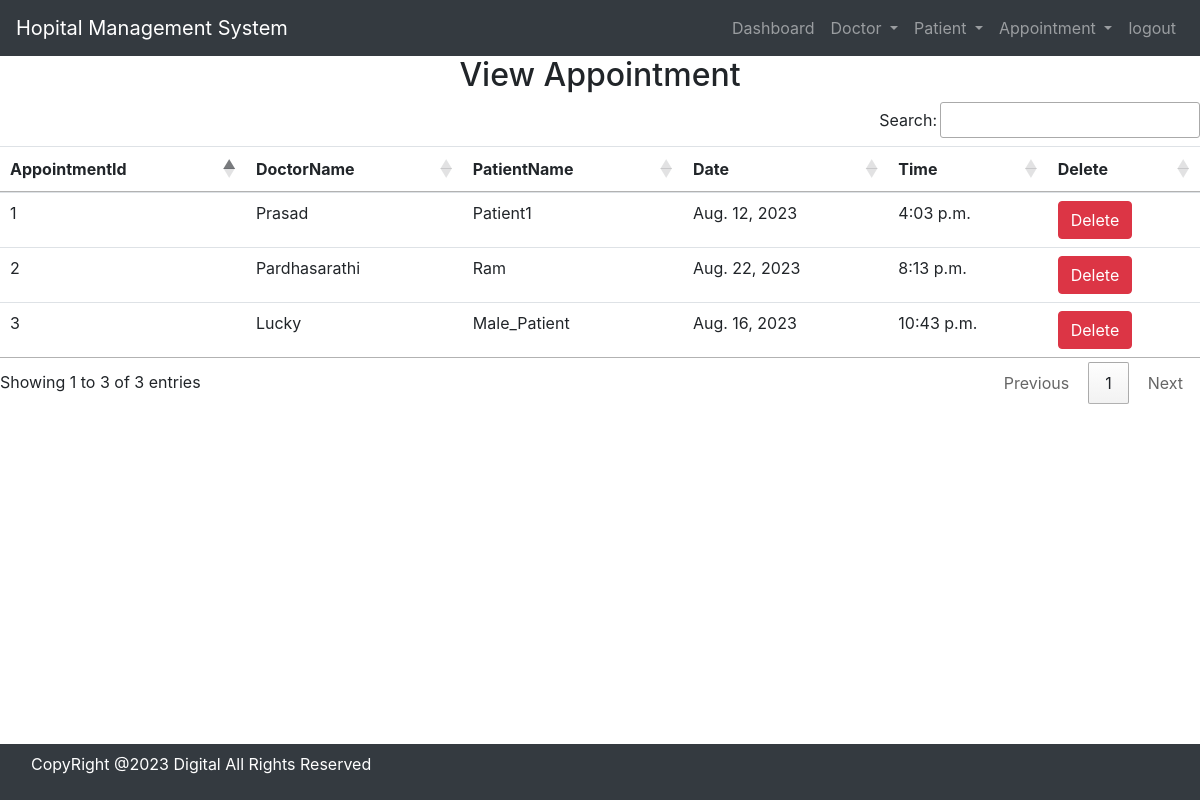
The page /view_appointment/ (signed in) on the database its author committed.
### hospital/models.py (models this page shows, shortened)
class Appointment(models.Model):
    Doctor = models.ForeignKey(Doctor, on_delete=models.CASCADE)
    Patient = models.ForeignKey(Patient, on_delete=models.CASCADE)
    date = models.DateField()
    time = models.TimeField()

class Doctor(models.Model):
    Name = models.CharField(max_length=50)
    mobile = models.IntegerField()
    specialist = models.CharField(max_length=50)
    def __str__(self):
        return self.Name

class Patient(models.Model):
    name = models.CharField(max_length=50)                       #Model is super class and employee is subclass
    gender = models.CharField(max_length=10)
    mobile = models.IntegerField(null=True)
    address = models.TextField()
    def __str__(self):
        return self.name

### hospital/views.py (the view)
# urls.py: path('view_appointment/', View_Appointment, name='view_appointment'),
def View_Appointment(request):
	if not request.user.is_staff:
		return redirect('login')
	doc = Appointment.objects.all()
	d = {'doc':doc}
	return render(request,'view_appointment.html',d)

### hospital/templates/view_appointment.html
{% include 'base.html' %}
{% include 'navigation.html' %}
{% block content %}
<div>
    <h2 class="text-center">View Appointment</h2>
    <table id="example" class="table table-hover">
        <thead>
            <tr>
                <th>AppointmentId</th>
                <th>DoctorName</th>
                <th>PatientName</th>
                <th>Date</th>
                <th>Time</th>
                <th>Delete</th>
            </tr>
        </thead>
        <tbody>
            {% for i in doc %}
            <tr>
                <td>{{i.id}}</td>
                <td>{{i.Doctor}}</td>
                <td>{{i.Patient}}</td>
                <td>{{i.date}}</td>
                <td>{{i.time}}</td>
                <td><a href="{% url 'delete_appointment' i.id %}" onclick="return confirm('Are you sure you want to delete?')" class="btn btn-danger">Delete</a>
                </td>
            </tr>
            {% endfor %}
        </tbody>
    </table>
</div>
{% endblock content %}
{% include 'foot.html' %}

### hospital/templates/base.html (shortened to what this page needs)
{% load static %}
<!DOCTYPE html>
<html lang="en">
<head>
    <link rel="stylesheet" href="https://cdn.jsdelivr.net/npm/bootstrap@4.6.2/dist/css/bootstrap.min.css">
    <link rel="stylesheet" href="https://use.fontawesome.com/releases/v5.7.0/css/all.css">
    <link rel="stylesheet" type="text/css" href="{% static 'css/mystyle.css' %}">
    <link rel="stylesheet" href="https://cdn.datatables.net/1.13.6/css/jquery.dataTables.min.css">
    <link rel="stylesheet" href="https://cdn.datatables.net/buttons/2.4.1/css/buttons.dataTables.min.css">
</head>
<body>
</body>
</html>

### hospital/templates/navigation.html (shortened to what this page needs)
<nav class="navbar navbar-expand-lg navbar-dark bg-dark">
  <a class="navbar-brand" href="{% url 'home' %}">Hopital Management System</a>
  <div class="collapse navbar-collapse" id="navbarSupportedContent">
    <ul class="navbar-nav ml-auto">
      {% if request.user.is_staff %}
      <li class="nav-item">
        <a class="nav-link" href="{% url 'dashboard' %}">Dashboard <span class="sr-only">(current)</span></a>
      </li>
      <li class="nav-item dropdown">
        <a class="nav-link dropdown-toggle" href="#" id="navbarDropdown" role="button" data-toggle="dropdown"
          aria-haspopup="true" aria-expanded="false">
          Doctor
        </a>
        </li>
        <li class="nav-item dropdown">
          <a class="nav-link dropdown-toggle" href="#" id="navbarDropdown" role="button" data-toggle="dropdown"
            aria-haspopup="true" aria-expanded="false">
            Patient
          </a>
          </li>
          <li class="nav-item dropdown">
            <a class="nav-link dropdown-toggle" href="#" id="navbarDropdown" role="button" data-toggle="dropdown"
              aria-haspopup="true" aria-expanded="false">
              Appointment
            </a>
            </li>
          <li class="nav-item">
            <a class="nav-link" href="{% url 'logout_admin' %}">logout</a>
          </li>
        {% endif %}
        </div>
</nav>

### hospital/templates/foot.html (shortened to what this page needs)
<nav class="navbar navbar-expand-sm bg-dark navbar-dark fixed-bottom">
<div class="footer-bottom">
    <div class="container">
        <div class="row">
            <div class="col-sm-12 text-center">
                <div class="copyright-text">
                    <p class="text-white">CopyRight @2023 Digital All Rights Reserved</p>
                </div>
            </div>
        </div>
    </div>
</div>
</nav>

### rows shown on the page
Appointment: id "1", Doctor "Prasad", Patient "Patient1", date "Aug. 12, 2023", time "4:03 p.m."
Appointment: id "2", Doctor "Pardhasarathi", Patient "Ram", date "Aug. 22, 2023", time "8:13 p.m."
Appointment: id "3", Doctor "Lucky", Patient "Male_Patient", date "Aug. 16, 2023", time "10:43 p.m."
